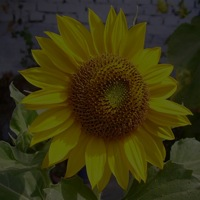
%> input picture Lab2/flower.jpg, 200 x 200 px
$ octave q3.m   (GNU Octave 9; MATLAB toolbox functions it lacks are replaced by stand-ins)
%> lines starting %> are read from the running program, lines starting %| are printed output that depends on the picture
image = imread('flower.jpg');
%> image is the input picture: size 200x200x3 uint8; mean R, G, B 58, 53, 17.1
gray = rgb2gray(image);
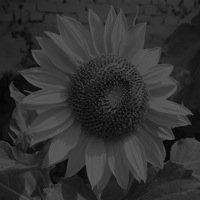
%> gray: size 200x200 uint8; min 3, max 97, mean 50.4

freq = zeros(1,256);
[m,n] = size(gray);
%> m = 200; n = 200
for i=1:m
    for j=1:n
        freq(gray(i,j)+1) = freq(gray(i,j)+1)+1;
    end
end
%> after the loop, freq = 256 values, max 842 at index 62, min 0 at index 1, mean 156.2
subplot(1,3,1);
bar(freq);

count = zeros(1,256);
for i=1:256
    count(i) = freq(i)/(m*n);
end
%> after the loop, count = 256 values, max 0.021 at index 62, min 0 at index 1, mean 0.00391
subplot(1,3,2);
bar(count);

cumCount = zeros(1,256);
cumCount(1) = count(i);
for i=2:256
    cumCount(i) = cumCount(i-1) + count(i);
end
%> after the loop, cumCount = 256 values from 0 to 1
subplot(1,3,3);
bar(cumCount);
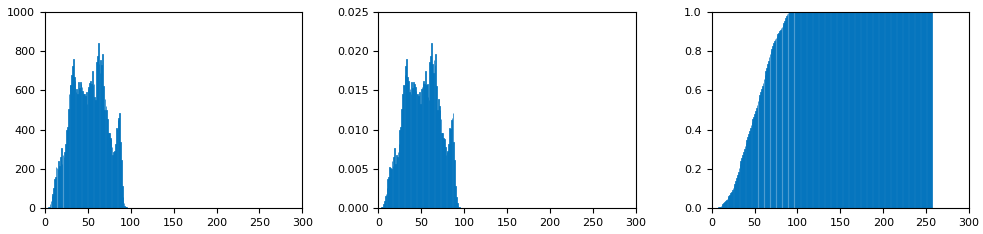
%> figure redrawn from the program's plot data, 3 panels; panel 1: tallest bar 842 high, from x = 61.6 to 62.4; panel 2: tallest bar 0.021 high, from x = 61.6 to 62.4; panel 3: tallest bar 1 high, from x = 97.6 to 98.4
